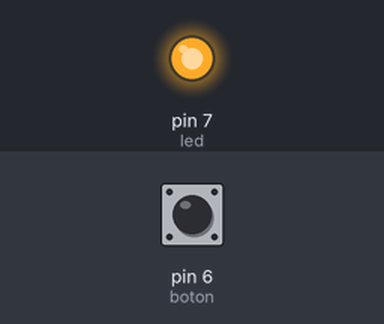
This sketch was run on a simulated Arduino Uno, built with avr-gcc and run on an emulated ATmega328P. On the bench: output pins drawn as LEDs (lit = HIGH). The test bench sets the inputs (shaded band); at power-on: pin 6 (boton) HIGH.

Above: at 1.2 s.
1.3 s: pin 6 (boton) pulled LOW for 0.15 s
At 1.37 s:
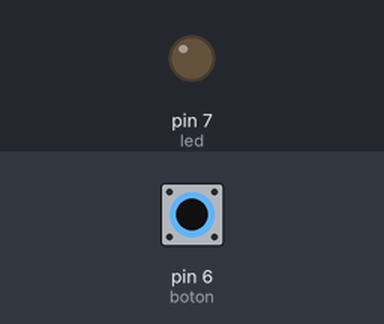
2.9 s: pin 6 (boton) pulled LOW for 3.2 s
At 6.4 s:
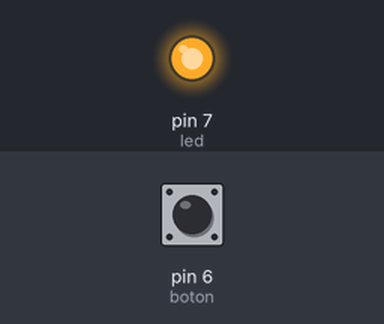
Timing chart, 0 to 7.9 s (numbered marks = the images above; inputs shaded):
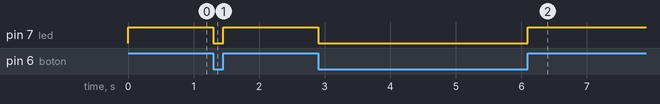

The sketch:

boton.ino
```cpp
const int boton=6;
const int led=7;
int val;

void setup()
{
  pinMode(led,OUTPUT);
  pinMode(boton, INPUT);
}

void loop()
{
  val=digitalRead(boton);
  if(val==LOW)
  {
    digitalWrite(led, LOW);
  }
  else
  {
   digitalWrite(led,HIGH);
  }
}
```

Measured:
- after the input at 1.3 s, pin 7 (led): HIGH → LOW at once, → HIGH 0.15 s later
- after the input at 2.9 s, pin 7 (led): HIGH → LOW at once, → HIGH 3.2 s later
